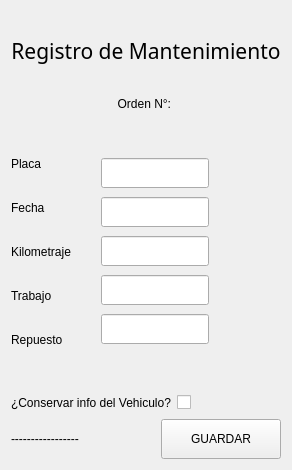
               <widget class="QWidget" name="page_registrar">
                <layout class="QVBoxLayout" name="verticalLayout_8">
                 <item>
                  <widget class="QLabel" name="label_7">
                   <property name="minimumSize">
                    <size>
                     <width>0</width>
                     <height>80</height>
                    </size>
                   </property>
                   <property name="font">
                    <font>
                     <family>Arial Black</family>
                     <pointsize>16</pointsize>
                     <weight>10</weight>
                     <italic>false</italic>
                     <bold>false</bold>
                    </font>
                   </property>
                   <property name="styleSheet">
                    <string notr="true">font: 87 16pt &quot;Arial Black&quot;;</string>
                   </property>
                   <property name="text">
                    <string>Registro de Mantenimiento</string>
                   </property>
                   <property name="alignment">
                    <set>Qt::AlignCenter</set>
                   </property>
                  </widget>
                 </item>
                 <item>
                  <widget class="QLabel" name="lb_pgReg_Nord">
                   <property name="layoutDirection">
                    <enum>Qt::LeftToRight</enum>
                   </property>
                   <property name="text">
                    <string>Orden N°: </string>
                   </property>
                   <property name="alignment">
                    <set>Qt::AlignCenter</set>
                   </property>
                  </widget>
                 </item>
                 <item>
                  <spacer name="verticalSpacer_2">
                   <property name="orientation">
                    <enum>Qt::Vertical</enum>
                   </property>
                   <property name="sizeType">
                    <enum>QSizePolicy::Fixed</enum>
                   </property>
                   <property name="sizeHint" stdset="0">
                    <size>
                     <width>20</width>
                     <height>40</height>
                    </size>
                   </property>
                  </spacer>
                 </item>
                 <item>
                  <layout class="QHBoxLayout" name="horizontalLayout_4">
                   <property name="spacing">
                    <number>30</number>
                   </property>
                   <item>
                    <layout class="QVBoxLayout" name="verticalLayout_6">
                     <item>
                      <widget class="QLabel" name="label_2">
                       <property name="text">
                        <string>Placa</string>
                       </property>
                      </widget>
                     </item>
                     <item>
                      <widget class="QLabel" name="label_6">
                       <property name="text">
                        <string>Fecha</string>
                       </property>
                      </widget>
                     </item>
                     <item>
                      <widget class="QLabel" name="label_5">
                       <property name="text">
                        <string>Kilometraje</string>
                       </property>
                      </widget>
                     </item>
                     <item>
                      <widget class="QLabel" name="label_11">
                       <property name="text">
                        <string>Trabajo</string>
                       </property>
                      </widget>
                     </item>
                     <item>
                      <widget class="QLabel" name="label_14">
                       <property name="text">
                        <string>Repuesto</string>
                       </property>
                      </widget>
                     </item>
                    </layout>
                   </item>
                   <item>
                    <layout class="QVBoxLayout" name="verticalLayout_7">
                     <property name="spacing">
                      <number>8</number>
                     </property>
                     <item>
                      <widget class="QLineEdit" name="tBox_pgReg_Con">
                       <property name="minimumSize">
                        <size>
                         <width>40</width>
                         <height>30</height>
                        </size>
                       </property>
                      </widget>
                     </item>
                     <item>
                      <widget class="QLineEdit" name="tBox_pgReg_Fec">
                       <property name="minimumSize">
                        <size>
                         <width>40</width>
                         <height>30</height>
                        </size>
                       </property>
                      </widget>
                     </item>
                     <item>
                      <widget class="QLineEdit" name="tBox_pgReg_Km">
                       <property name="minimumSize">
                        <size>
                         <width>40</width>
                         <height>30</height>
                        </size>
                       </property>
                      </widget>
                     </item>
                     <item>
                      <widget class="QLineEdit" name="cBox_pgReg_Tra">
                       <property name="minimumSize">
                        <size>
                         <width>40</width>
                         <height>30</height>
                        </size>
                       </property>
                      </widget>
                     </item>
                     <item>
                      <widget class="QLineEdit" name="cBox_pgReg_Rep">
                       <property name="minimumSize">
                        <size>
                         <width>40</width>
                         <height>30</height>
                        </size>
                       </property>
                      </widget>
                     </item>
                    </layout>
                   </item>
                   <item>
                    <spacer name="horizontalSpacer_4">
                     <property name="orientation">
                      <enum>Qt::Horizontal</enum>
                     </property>
                     <property name="sizeHint" stdset="0">
                      <size>
                       <width>40</width>
                       <height>20</height>
                      </size>
                     </property>
                    </spacer>
                   </item>
                  </layout>
                 </item>
                 <item>
                  <spacer name="verticalSpacer">
                   <property name="orientation">
                    <enum>Qt::Vertical</enum>
                   </property>
                   <property name="sizeHint" stdset="0">
                    <size>
                     <width>20</width>
                     <height>40</height>
                    </size>
                   </property>
                  </spacer>
                 </item>
                 <item>
                  <layout class="QHBoxLayout" name="horizontalLayout_11">
                   <item>
                    <widget class="QLabel" name="label_19">
                     <property name="text">
                      <string>¿Conservar info del Vehiculo?</string>
                     </property>
                    </widget>
                   </item>
                   <item>
                    <widget class="QCheckBox" name="checkBox_cons_info">
                     <property name="text">
                      <string/>
                     </property>
                    </widget>
                   </item>
                   <item>
                    <spacer name="horizontalSpacer_8">
                     <property name="orientation">
                      <enum>Qt::Horizontal</enum>
                     </property>
                     <property name="sizeHint" stdset="0">
                      <size>
                       <width>40</width>
                       <height>20</height>
                      </size>
                     </property>
                    </spacer>
                   </item>
                  </layout>
                 </item>
                 <item>
                  <layout class="QHBoxLayout" name="horizontalLayout_5">
                   <item>
                    <widget class="QLabel" name="lb_pgReg_signal">
                     <property name="text">
                      <string>-----------------</string>
                     </property>
                    </widget>
                   </item>
                   <item>
                    <spacer name="horizontalSpacer_3">
                     <property name="orientation">
                      <enum>Qt::Horizontal</enum>
                     </property>
                     <property name="sizeHint" stdset="0">
                      <size>
                       <width>40</width>
                       <height>20</height>
                      </size>
                     </property>
                    </spacer>
                   </item>
                   <item>
                    <widget class="QPushButton" name="bt_pgReg_save">
                     <property name="minimumSize">
                      <size>
                       <width>120</width>
                       <height>40</height>
                      </size>
                     </property>
                     <property name="text">
                      <string>GUARDAR</string>
                     </property>
                    </widget>
                   </item>
                  </layout>
                 </item>
                </layout>
               </widget>
